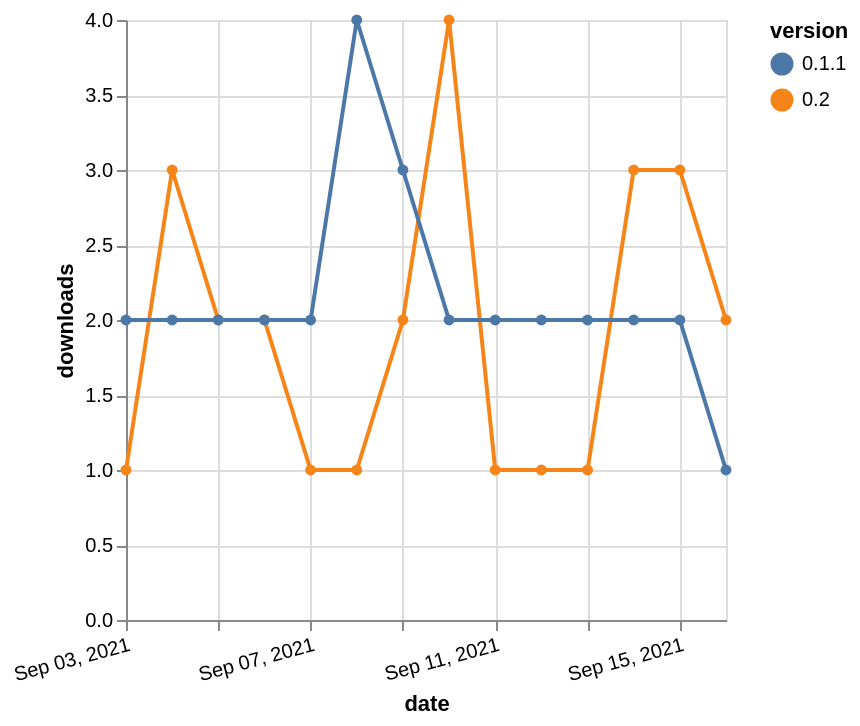

Describe this chart as a Vega-Lite specification.
### Vega-Lite specification from a JSON file in a GitHub repository (floating-point values rounded to 4 significant figures)
{"$schema": "https://vega.github.io/schema/vega-lite/v5.json", "description": "A simple bar chart with embedded data.", "data": {"values": [{"date": "2021-09-03", "total": 749, "delta": 1, "version": "0.2"}, {"date": "2021-09-04", "total": 752, "delta": 3, "version": "0.2"}, {"date": "2021-09-05", "total": 754, "delta": 2, "version": "0.2"}, {"date": "2021-09-06", "total": 756, "delta": 2, "version": "0.2"}, {"date": "2021-09-07", "total": 757, "delta": 1, "version": "0.2"}, {"date": "2021-09-08", "total": 758, "delta": 1, "version": "0.2"}, {"date": "2021-09-09", "total": 760, "delta": 2, "version": "0.2"}, {"date": "2021-09-10", "total": 764, "delta": 4, "version": "0.2"}, {"date": "2021-09-11", "total": 765, "delta": 1, "version": "0.2"}, {"date": "2021-09-12", "total": 766, "delta": 1, "version": "0.2"}, {"date": "2021-09-13", "total": 767, "delta": 1, "version": "0.2"}, {"date": "2021-09-14", "total": 770, "delta": 3, "version": "0.2"}, {"date": "2021-09-15", "total": 773, "delta": 3, "version": "0.2"}, {"date": "2021-09-16", "total": 775, "delta": 2, "version": "0.2"}, {"date": "2021-09-03", "total": 3622, "delta": 2, "version": "0.1.1"}, {"date": "2021-09-04", "total": 3624, "delta": 2, "version": "0.1.1"}, {"date": "2021-09-05", "total": 3626, "delta": 2, "version": "0.1.1"}, {"date": "2021-09-06", "total": 3628, "delta": 2, "version": "0.1.1"}, {"date": "2021-09-07", "total": 3630, "delta": 2, "version": "0.1.1"}, {"date": "2021-09-08", "total": 3634, "delta": 4, "version": "0.1.1"}, {"date": "2021-09-09", "total": 3637, "delta": 3, "version": "0.1.1"}, {"date": "2021-09-10", "total": 3639, "delta": 2, "version": "0.1.1"}, {"date": "2021-09-11", "total": 3641, "delta": 2, "version": "0.1.1"}, {"date": "2021-09-12", "total": 3643, "delta": 2, "version": "0.1.1"}, {"date": "2021-09-13", "total": 3645, "delta": 2, "version": "0.1.1"}, {"date": "2021-09-14", "total": 3647, "delta": 2, "version": "0.1.1"}, {"date": "2021-09-15", "total": 3649, "delta": 2, "version": "0.1.1"}, {"date": "2021-09-16", "total": 3650, "delta": 1, "version": "0.1.1"}]}, "width": "container", "mark": {"type": "line", "point": {"filled": true}}, "encoding": {"x": {"field": "date", "type": "temporal", "timeUnit": "yearmonthdate", "title": "date", "axis": {"labelAngle": -15}}, "y": {"field": "delta", "type": "quantitative", "title": "downloads"}, "color": {"field": "version", "type": "nominal"}, "tooltip": {"field": "delta"}}}
